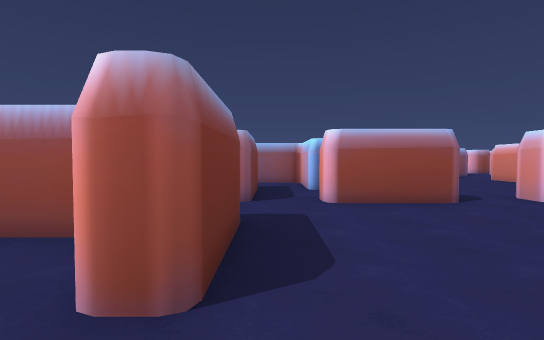
view 1 (above)

24 first-person views from a walk through a Unity game level. The camera is 1.4 m above the floor, tilts 2° down and sees 85° across. The floor is counted in squares, 2 m on a side. Each view is taken from the middle of a square. On the plan, view 1 faces up. The plan holds only what a view shows up to about 10 squares ahead; the rest is blank. The place goes on beyond the plan. The player is left out.

view 2
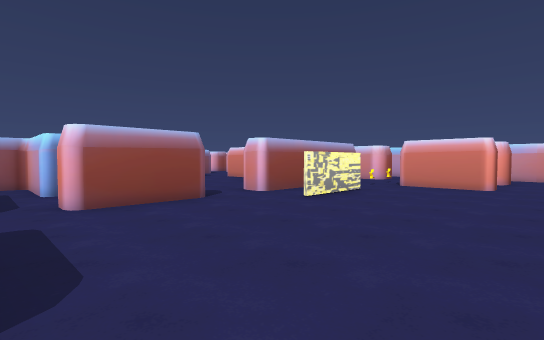

view 3
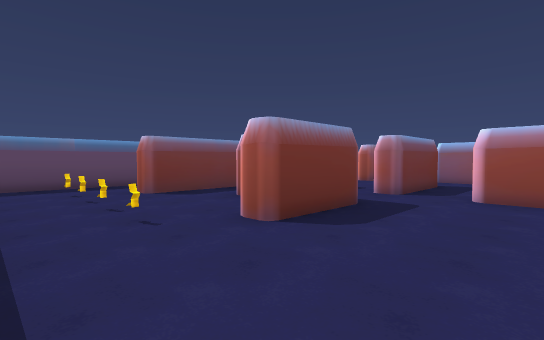

view 4
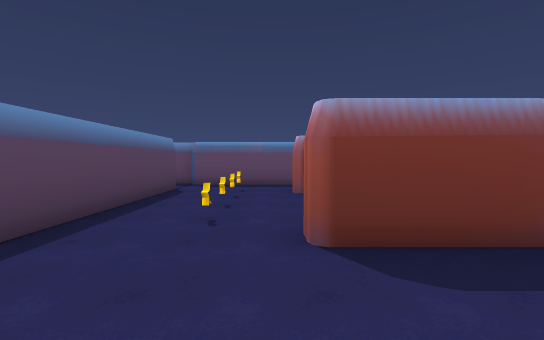

view 5
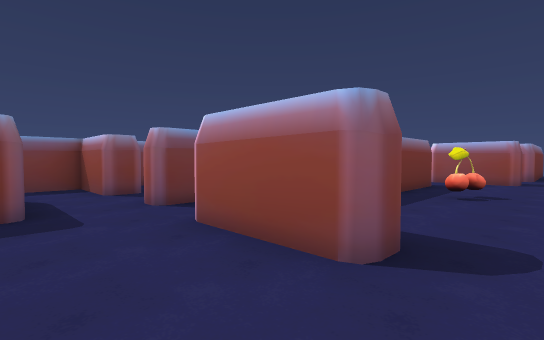

view 6
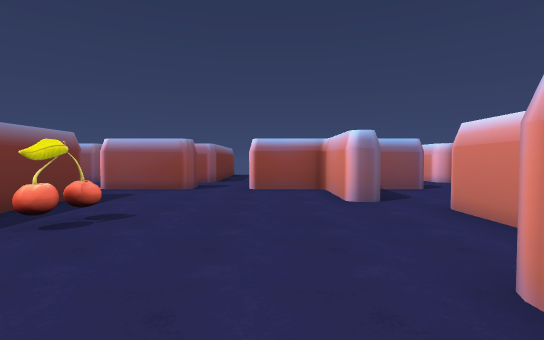

view 7
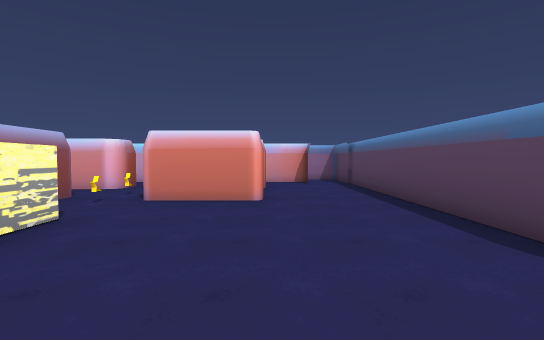

view 8
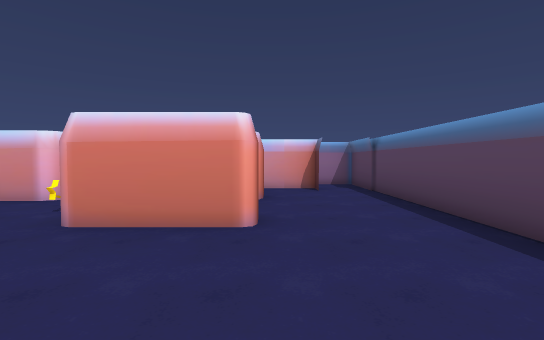

view 9
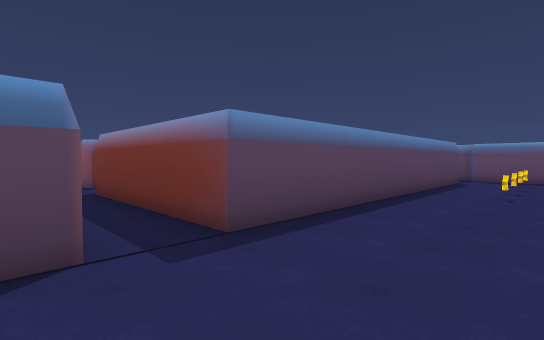

view 10
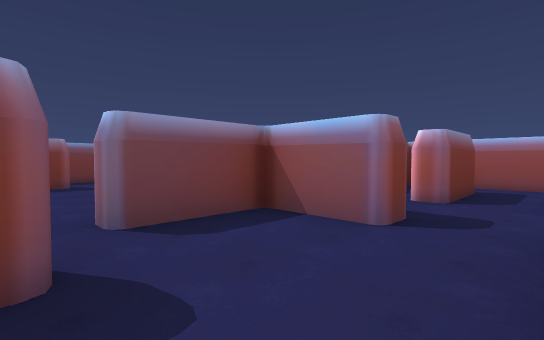

view 11
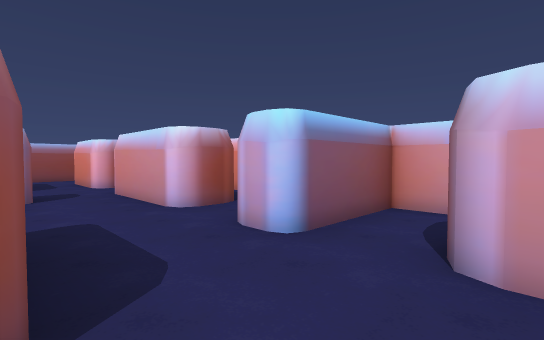

view 12
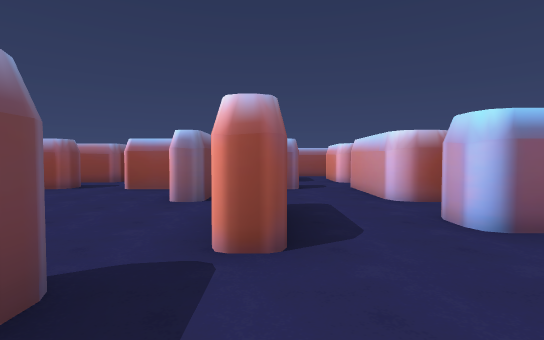

view 13
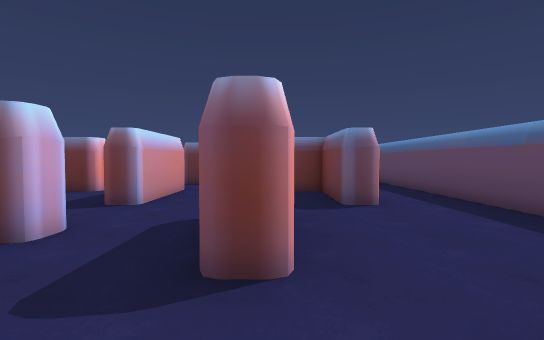

view 14
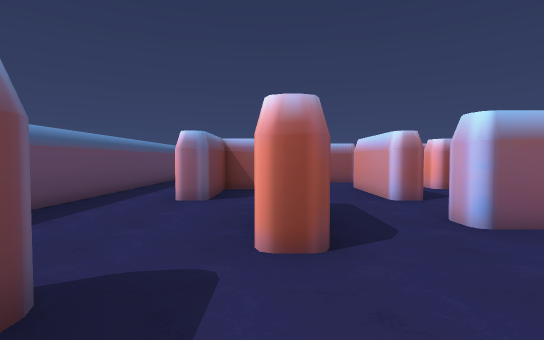

view 15
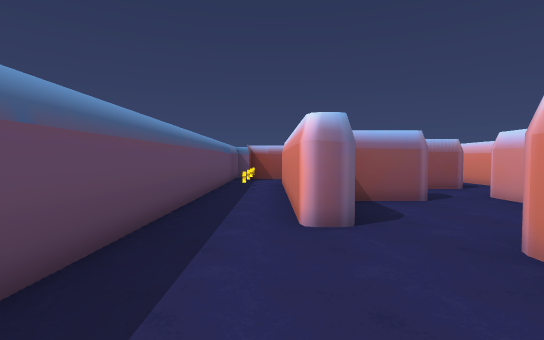

view 16
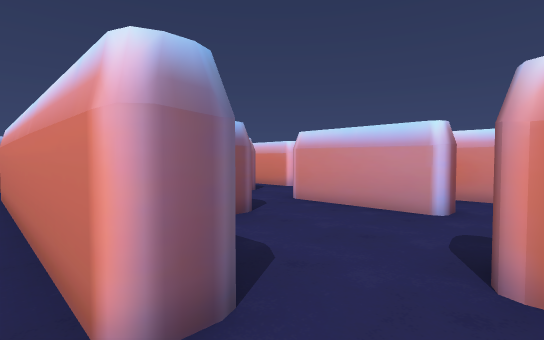

view 17
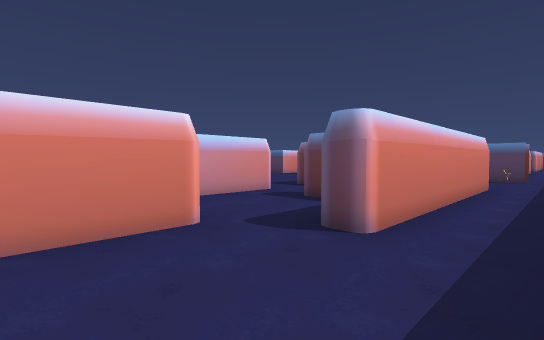

view 18
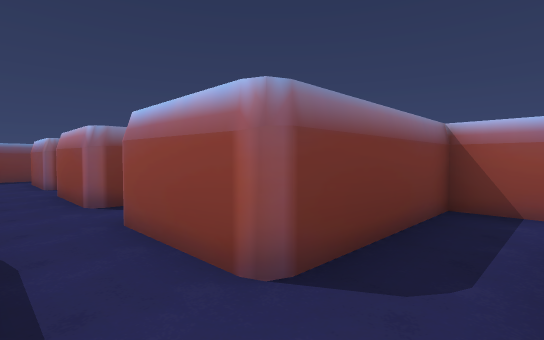

view 19
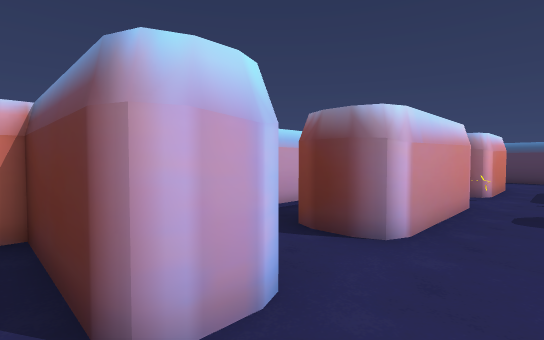

view 20
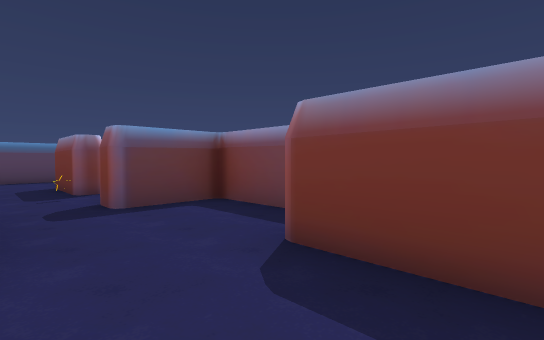

view 21
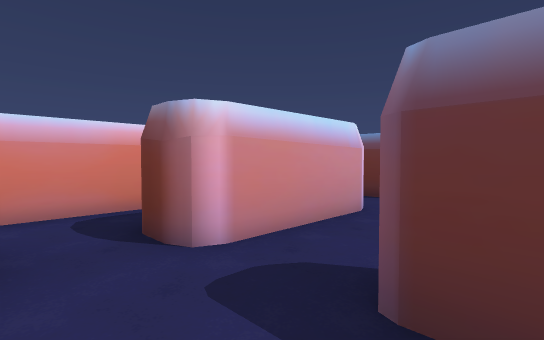

view 22
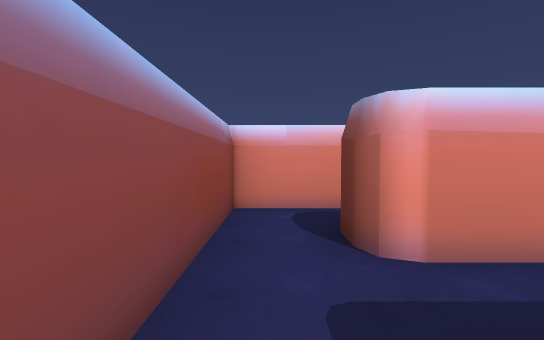

view 23
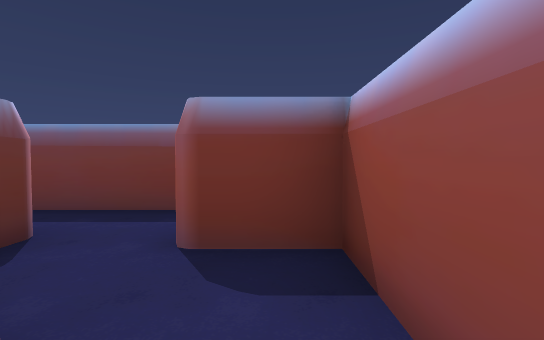

view 24
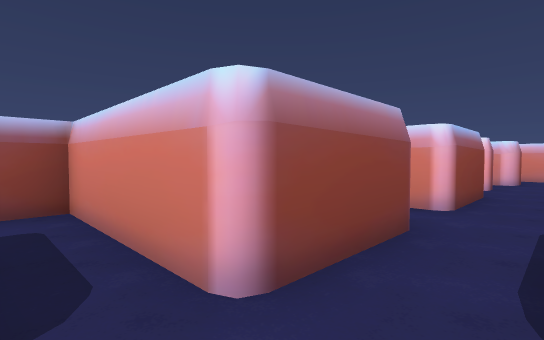

### Floor plan
Points are (right, up) in squares from view 1. A wall is a line through its corners. A room is listed if a view was taken in it or the views show most of it. See-through windows are left out.
Room 1 (views 1, 2, 3, 4, 5, 6, 7, 8, 9, 11, 12, 13, 14, 15, 16, 17, 23, 24)
walls: (0.9, 7) (0.9, 8.8) (-1, 8.8) (-1, 9.5); (5.9, 4.7) (4.5, 4.7) (4.5, 5.4); (0.9, 10.7) (0.9, 11.4); (6.9, 7.5) (6.9, 5.5) (8.7, 5.5) (8.7, 4.9); (1.5, 11.5) (1.5, 9.5); (-4.1, 7.4) (-4.1, 5.5) (-2.3, 5.5) (-2.3, 4.7) (-4.1, 4.7) (-4.1, 1.5); (6.3, 11) (6.3, 13) (4.5, 13); (3.3, -1.2) (3.3, -3); (-4.7, 1.5) (-4.7, 7.4); (-2.4, 13) (-4.1, 13) (-4.1, 11.2); (-4.7, 11.1) (-4.7, 14.5); (10, 9) (10, 9.5); (3.3, 15.1) (0.9, 15.1) (0.9, 18.6) (-2.3, 18.6) (-2.3, 17.2); (-5.1, -1.3) (11.5, -1.3); (12.2, 5) (12.2, 8.8) (10.2, 8.8); (12.2, 0.6) (12.2, 1.4); (-6.3, 14.5) (-6.3, 0.6); (-4.1, 16.8) (-4.1, 14.5); (13.4, -1) (13.4, -0.2)
ways out: opening at (5, 14) to room 2; opening at (8, 10) to room 2; opening at (-6, 14); gap at (-5, -2)
objects: other object (-8, -2) to (-7, -1); other object (-8, 0) to (-7, 0); other object (-5, 0); other object (-4, 0); other object (-3, 0); other object (-3, 9) to (-3, 10); other object (-2, 2) to (-1, 3); other object (-2, 15) to (-1, 17); other object (-1, 0); other object (-1, 5) to (-1, 7); other object (-1, 11) to (-1, 13); other object (1, 5) to (3, 5); other object (1, 13) to (3, 13); other object (3, 9); barrier (5, 4) to (6, 4); other object (8, 2) to (8, 3); other object (8, 4); other object (8, 9) to (8, 10); other object (9, 4); other object (10, 2) to (11, 3); other object (10, 4); other object (10, 5) to (11, 7); other object (12, 0)
Room 2 (views 10, 18, 19, 20, 21, 22)
walls: (8, 13.7) (8.7, 13.7) (8.7, 13) (6.9, 13) (6.9, 11); (12.2, 12.2) (12.2, 15.1); (12.2, 17) (12.2, 17.6); (10.2, 9.7) (12.2, 9.7); (10.4, 18.6) (6.8, 18.6) (6.9, 15.1) (4.6, 15.1)
ways out: opening at (5, 14) to room 1; opening at (8, 10) to room 1; opening at (11, 18)
objects: other object (8, 16) to (8, 17); other object (10, 11) to (11, 14); other object (10, 15) to (11, 17)

Where each view was taken, in squares from view 1:
view 1: 0 up, 0 right, facing up
view 2: 0 up, 0 right, facing up-right
view 3: 1 down, 2 right, facing up-left
view 4: 1 up, 2 right, facing left
view 5: 3 up, 4 right, facing up-left
view 6: 6 up, 5 right, facing up
view 7: 1 up, 3 right, facing right
view 8: 1 up, 5 right, facing right
view 9: 1 up, 5 right, facing down-left
view 10: 10 up, 10 right, facing up-left
view 11: 7 up, 8 right, facing up-right
view 12: 6 up, 8 right, facing up
view 13: 12 up, 3 left, facing down
view 14: 6 up, 3 left, facing up
view 15: 8 up, 5 left, facing up
view 16: 10 up, 5 left, facing up-right
view 17: 10 up, 6 left, facing down-right
view 18: 14 up, 8 right, facing up-left
view 19: 10 up, 9 right, facing down-right
view 20: 10 up, 10 right, facing down-left
view 21: 15 up, 8 right, facing down-right
view 22: 18 up, 8 right, facing right
view 23: 18 up, 0 right, facing left
view 24: 14 up, 0 right, facing up-right
